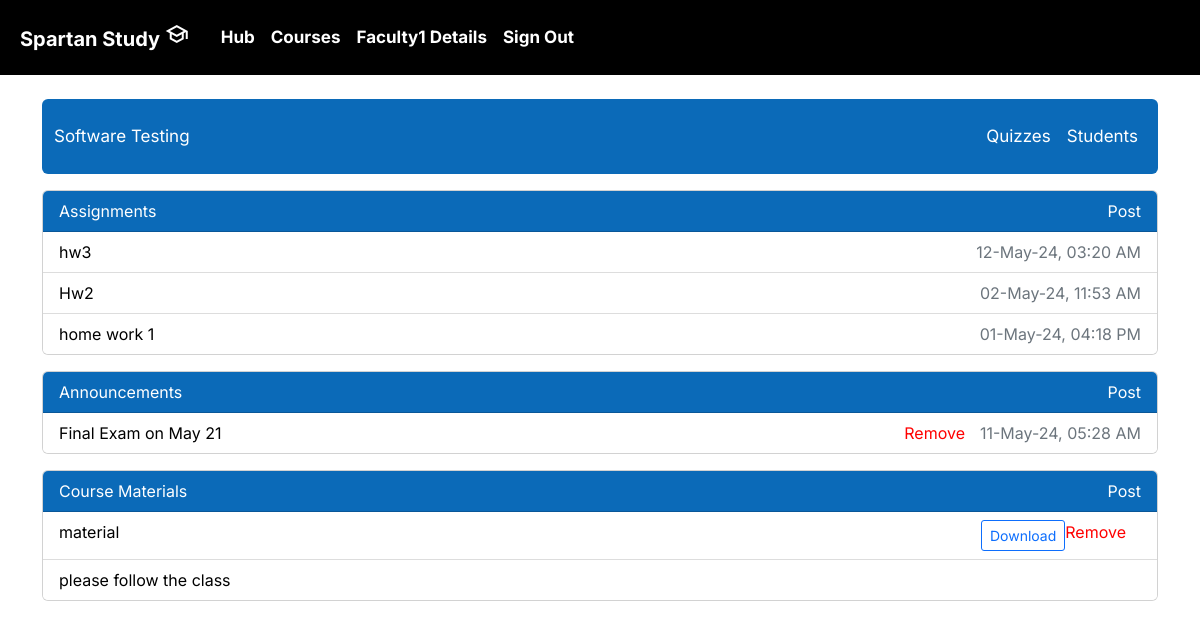
The app's page /faculty/102/ (signed in) with its own data.
### main/models.py (models this page shows, shortened)
class Faculty(models.Model):
    faculty_id = models.IntegerField(primary_key=True)
    name = models.CharField(max_length=100, null=False)
    email = models.EmailField(max_length=100, null=True, blank=True)
    password = models.CharField(max_length=255, null=False)
    department = models.ForeignKey(
        'Department', on_delete=models.CASCADE, null=False, related_name='faculty')
    role = models.CharField(
        default="Faculty", max_length=100, null=False, blank=True)
    photo = models.ImageField(upload_to='profile_pics', blank=True,
                              null=False, default='profile_pics/default_faculty.png')
    class Meta:
        verbose_name_plural = 'Faculty'

class Course(models.Model):
    code = models.IntegerField(primary_key=True)
    name = models.CharField(max_length=255, null=False, unique=True)
    department = models.ForeignKey(
        Department, on_delete=models.CASCADE, null=False, related_name='courses')
    faculty = models.ForeignKey(
        Faculty, on_delete=models.SET_NULL, null=True, blank=True)
    studentKey = models.IntegerField(null=False, unique=True)
    facultyKey = models.IntegerField(null=False, unique=True)
    semester = models.CharField(max_length=255, default='Fall 2023')
    published = models.BooleanField(default=False)
    currentSemester = 'Fall 2023'
    class Meta:
        unique_together = ('code', 'department', 'name')
        verbose_name_plural = "Courses"

class Assignment(models.Model):
    course_code = models.ForeignKey(
        Course, on_delete=models.CASCADE, null=False)
    title = models.CharField(max_length=255, null=False)
    description = models.TextField(null=False)
    datetime = models.DateTimeField(auto_now_add=True, null=False)
    deadline = models.DateTimeField(null=False)
    file = models.FileField(upload_to='assignments/', null=True, blank=True)
    marks = models.DecimalField(max_digits=6, decimal_places=2, null=False)
    class Meta:
        verbose_name_plural = "Assignments"
        ordering = ['-datetime']
    def post_date(self):
        return self.datetime.strftime("%d-%b-%y, %I:%M %p")

class Announcement(models.Model):
    course_code = models.ForeignKey(
        Course, on_delete=models.CASCADE, null=False)
    datetime = models.DateTimeField(auto_now_add=True, null=False)
    description = FroalaField()
    class Meta:
        verbose_name_plural = "Announcements"
        ordering = ['-datetime']
    def post_date(self):
        return self.datetime.strftime("%d-%b-%y, %I:%M %p")

class Material(models.Model):
    course_code = models.ForeignKey(
        Course, on_delete=models.CASCADE, null=False)
    description = models.TextField(max_length=2000, null=False)
    datetime = models.DateTimeField(auto_now_add=True, null=False)
    file = models.FileField(upload_to='materials/', null=True, blank=True)
    class Meta:
        verbose_name_plural = "Materials"
        ordering = ['-datetime']
    def post_date(self):
        return self.datetime.strftime("%d-%b-%y, %I:%M %p")

### main/views.py (the view)
# urls.py: path('faculty/<int:code>/', views.course_page_faculty, name='faculty'),
def course_page_faculty(request, code):
    course = Course.objects.get(code=code)
    if request.session.get('faculty_id'):
        try:
            announcements = Announcement.objects.filter(course_code=course)
            assignments = Assignment.objects.filter(
                course_code=course.code)
            materials = Material.objects.filter(course_code=course.code)
            studentCount = Student.objects.filter(course=course).count()
        except:
            announcements = None
            assignments = None
            materials = None
        context = {
            'course': course,
            'announcements': announcements,
            'assignments': assignments[:3],
            'materials': materials,
            'faculty': Faculty.objects.get(faculty_id=request.session['faculty_id']),
            'studentCount': studentCount
        }
        return render(request, 'main/faculty_course.html', context)
    else:
        return redirect('std_login')

### main/templates/main/faculty_course.html (shortened to what this page needs)
{% extends 'index.html' %}
{% load static %}
{% block profile %}
{% url 'profile' faculty.faculty_id %}
{% endblock %}
{% block user %}
{{ faculty.name }}
{% endblock %}
{% block courses %}
{% url 'facultyCourses' %}
{% endblock %}
{% block allCourses %}
{% url 'courses' %}
{% endblock %}
{% block content %}
<div class="container mt-4">
    <nav class="navbar navbar-expand-lg navbar-dark rounded custom-navbar">
        <div class="container-fluid">
            <a class="navbar-brand" href="{% url 'facultyCourses' %}">{{ course.name }}</a>
            <div class="collapse navbar-collapse" id="navbarNavAltMarkup">
                <div class="navbar-nav ms-auto">
                    <a class="nav-link custom-nav-link" href="{% url 'allQuizzes' course.code %}">Quizzes</a>
                    <a class="nav-link custom-nav-link" href="{% url 'view_course_students' course_id=course.code %}">Students</a>
                </div>
            </div>
        </div>
    </nav>
    <div class="card mt-3">
        <div class="card-header custom-card-header">
            Assignments
            <span class="add-text" onclick="location.href='{% url 'addAssignment' course.code %}';">Post</span>
        </div>
        <ul class="list-group list-group-flush">
            {% for assignment in assignments %}
            <li class="list-group-item custom-list-group-item">
                <a href="{% url 'submission' course.code assignment.id %}" class="custom-link">{{ assignment.title }}</a>
                <div class="custom-date-display">{{ assignment.post_date }}</div>
            </li>
            {% empty %}
            <li class="list-group-item custom-list-group-item">No assignments given yet.</li>
            {% endfor %}
        </ul>
    </div>
    <div class="card mt-3">
        <div class="card-header custom-card-header">
            Announcements
            <span class="add-text" onclick="location.href='{% url 'addAnnouncement' course.code %}';">Post</span>
        </div>
        <ul class="list-group list-group-flush">
            {% for announcement in announcements %}
            <li class="list-group-item custom-list-group-item d-flex justify-content-between">
                {{ announcement.description|striptags }}
                <div>
                    <div class="custom-date-display">{{ announcement.post_date }}</div>
                    <span class="remove-text" onclick="location.href='{% url 'deleteAnnouncement' course.code announcement.id %}';">Remove</span>
                </div>
            </li>
            {% empty %}
            <li class="list-group-item custom-list-group-item">No announcements have been posted.</li>
            {% endfor %}
        </ul>
    </div>
<div class="card mt-3 mb-4">
   <div class="card-header custom-card-header">
       Course Materials
       <span class="add-text" onclick="location.href='{% url 'addCourseMaterial' course.code %}';">Post</span>
   </div>
   <ul class="list-group list-group-flush">
       {% for material in materials %}
       <li class="list-group-item custom-list-group-item d-flex justify-content-between">
           {{ material.description|striptags }}
           <div>
               {% if material.file %}
               <span class="remove-text" onclick="location.href='{% url 'deleteCourseMaterial' course.code material.id %}';">Remove</span>
               <a href="{{ material.file.url }}" class="btn btn-outline-primary btn-sm">Download</a>
               {% endif %}
           </div>
       </li>
       {% empty %}
       <li class="list-group-item custom-list-group-item">Course materials not available.</li>
       {% endfor %}
   </ul>
</div>
</div>
{% endblock %}

### static/styles/style.css (style rules this page uses)
* { font-family: "Inter", sans-serif; box-sizing: border-box; }
body { margin: 0; padding: 0; }
html { scroll-behavior: smooth; }
.btn { border-radius: 3px !important; }
a { text-decoration: none !important; }
.card-header, .card-footer { background-color: rgb(10, 10, 48); }
.container { margin-top: 1.5rem; }

### templates/index.html (style rules this page uses)
.navbar-nav .nav-link { color: #fff; transition: background-color 0.3s ease-in-out; }
.navbar { height: 75px; }
.navbar-brand, .nav-link { font-size: 17px; padding-top: 5px; padding-bottom: 5px; }

### main/templates/main/faculty_course.html (style rules this page uses)
.custom-navbar, .custom-card-header { background-color: #0b6ab8 !important; color: white !important; }
.custom-nav-link { color: white !important; text-decoration: none; }
.custom-link { color: black !important; }
.custom-date-display { float: right; color: #6c757d; }
.custom-list-group-item { background-color: white; color: black !important; border-color: #ddd !important; }
.add-text, .remove-text { float: right; color: white; cursor: pointer; text-decoration: none; }
.remove-text { color: red; margin-right: 15px; }

### records on screen
Faculty: name "Faculty1"
Course: name "Software Testing"
Assignment: title "hw3", post_date "12-May-24, 03:20 AM"
Assignment: title "Hw2", post_date "02-May-24, 11:53 AM"
Assignment: title "home work 1", post_date "01-May-24, 04:18 PM"
Announcement: description "Final Exam on May 21", post_date "11-May-24, 05:28 AM"
Material: description "material"
Material: description "please follow the class"
